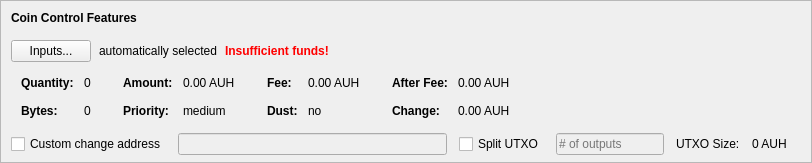
    <widget class="QFrame" name="frameCoinControl">
     <property name="sizePolicy">
      <sizepolicy hsizetype="Expanding" vsizetype="Expanding">
       <horstretch>0</horstretch>
       <verstretch>0</verstretch>
      </sizepolicy>
     </property>
     <property name="maximumSize">
      <size>
       <width>16777215</width>
       <height>16777215</height>
      </size>
     </property>
     <property name="frameShape">
      <enum>QFrame::StyledPanel</enum>
     </property>
     <property name="frameShadow">
      <enum>QFrame::Sunken</enum>
     </property>
     <layout class="QVBoxLayout" name="verticalLayoutCoinControl2">
      <property name="spacing">
       <number>0</number>
      </property>
      <property name="leftMargin">
       <number>0</number>
      </property>
      <property name="topMargin">
       <number>0</number>
      </property>
      <property name="rightMargin">
       <number>0</number>
      </property>
      <property name="bottomMargin">
       <number>6</number>
      </property>
      <item>
       <layout class="QVBoxLayout" name="verticalLayoutCoinControl" stretch="0,0,0,0,1">
        <property name="spacing">
         <number>0</number>
        </property>
        <property name="leftMargin">
         <number>10</number>
        </property>
        <property name="topMargin">
         <number>10</number>
        </property>
        <item>
         <layout class="QHBoxLayout" name="horizontalLayoutCoinControl1">
          <property name="bottomMargin">
           <number>15</number>
          </property>
          <item>
           <widget class="QLabel" name="labelCoinControlFeatures">
            <property name="sizePolicy">
             <sizepolicy hsizetype="Preferred" vsizetype="Maximum">
              <horstretch>0</horstretch>
              <verstretch>0</verstretch>
             </sizepolicy>
            </property>
            <property name="font">
             <font>
              <weight>75</weight>
              <bold>true</bold>
             </font>
            </property>
            <property name="styleSheet">
             <string notr="true">font-weight:bold;</string>
            </property>
            <property name="text">
             <string>Coin Control Features</string>
            </property>
           </widget>
          </item>
         </layout>
        </item>
        <item>
         <layout class="QHBoxLayout" name="horizontalLayoutCoinControl2" stretch="0,0,0,0">
          <property name="spacing">
           <number>8</number>
          </property>
          <property name="bottomMargin">
           <number>10</number>
          </property>
          <item>
           <widget class="QPushButton" name="pushButtonCoinControl">
            <property name="styleSheet">
             <string notr="true"/>
            </property>
            <property name="text">
             <string>Inputs...</string>
            </property>
            <property name="autoDefault">
             <bool>false</bool>
            </property>
           </widget>
          </item>
          <item>
           <widget class="QLabel" name="labelCoinControlAutomaticallySelected">
            <property name="text">
             <string>automatically selected</string>
            </property>
            <property name="margin">
             <number>5</number>
            </property>
           </widget>
          </item>
          <item>
           <widget class="QLabel" name="labelCoinControlInsuffFunds">
            <property name="font">
             <font>
              <weight>75</weight>
              <bold>true</bold>
             </font>
            </property>
            <property name="styleSheet">
             <string notr="true">color:red;font-weight:bold;</string>
            </property>
            <property name="text">
             <string>Insufficient funds!</string>
            </property>
            <property name="margin">
             <number>5</number>
            </property>
           </widget>
          </item>
          <item>
           <spacer name="horizontalSpacerCoinControl">
            <property name="orientation">
             <enum>Qt::Horizontal</enum>
            </property>
            <property name="sizeHint" stdset="0">
             <size>
              <width>40</width>
              <height>1</height>
             </size>
            </property>
           </spacer>
          </item>
         </layout>
        </item>
        <item>
         <widget class="QWidget" name="widgetCoinControl" native="true">
          <property name="sizePolicy">
           <sizepolicy hsizetype="Preferred" vsizetype="Preferred">
            <horstretch>0</horstretch>
            <verstretch>0</verstretch>
           </sizepolicy>
          </property>
          <property name="minimumSize">
           <size>
            <width>0</width>
            <height>0</height>
           </size>
          </property>
          <property name="styleSheet">
           <string notr="true"/>
          </property>
          <layout class="QHBoxLayout" name="horizontalLayoutCoinControl5">
           <property name="leftMargin">
            <number>0</number>
           </property>
           <property name="topMargin">
            <number>0</number>
           </property>
           <property name="rightMargin">
            <number>0</number>
           </property>
           <property name="bottomMargin">
            <number>0</number>
           </property>
           <item>
            <layout class="QHBoxLayout" name="horizontalLayoutCoinControl3" stretch="0,0,0,1">
             <property name="spacing">
              <number>20</number>
             </property>
             <property name="topMargin">
              <number>0</number>
             </property>
             <property name="bottomMargin">
              <number>10</number>
             </property>
             <item>
              <layout class="QFormLayout" name="formLayoutCoinControl1">
               <property name="horizontalSpacing">
                <number>10</number>
               </property>
               <property name="verticalSpacing">
                <number>14</number>
               </property>
               <property name="leftMargin">
                <number>10</number>
               </property>
               <property name="topMargin">
                <number>4</number>
               </property>
               <property name="rightMargin">
                <number>6</number>
               </property>
               <item row="0" column="0">
                <widget class="QLabel" name="labelCoinControlQuantityText">
                 <property name="font">
                  <font>
                   <weight>75</weight>
                   <bold>true</bold>
                  </font>
                 </property>
                 <property name="text">
                  <string>Quantity:</string>
                 </property>
                 <property name="margin">
                  <number>0</number>
                 </property>
                </widget>
               </item>
               <item row="0" column="1">
                <widget class="QLabel" name="labelCoinControlQuantity">
                 <property name="cursor">
                  <cursorShape>IBeamCursor</cursorShape>
                 </property>
                 <property name="contextMenuPolicy">
                  <enum>Qt::ActionsContextMenu</enum>
                 </property>
                 <property name="text">
                  <string notr="true">0</string>
                 </property>
                 <property name="margin">
                  <number>0</number>
                 </property>
                 <property name="textInteractionFlags">
                  <set>Qt::LinksAccessibleByMouse|Qt::TextSelectableByKeyboard|Qt::TextSelectableByMouse</set>
                 </property>
                </widget>
               </item>
               <item row="1" column="0">
                <widget class="QLabel" name="labelCoinControlBytesText">
                 <property name="font">
                  <font>
                   <weight>75</weight>
                   <bold>true</bold>
                  </font>
                 </property>
                 <property name="text">
                  <string>Bytes:</string>
                 </property>
                </widget>
               </item>
               <item row="1" column="1">
                <widget class="QLabel" name="labelCoinControlBytes">
                 <property name="cursor">
                  <cursorShape>IBeamCursor</cursorShape>
                 </property>
                 <property name="contextMenuPolicy">
                  <enum>Qt::ActionsContextMenu</enum>
                 </property>
                 <property name="text">
                  <string notr="true">0</string>
                 </property>
                 <property name="textInteractionFlags">
                  <set>Qt::LinksAccessibleByMouse|Qt::TextSelectableByKeyboard|Qt::TextSelectableByMouse</set>
                 </property>
                </widget>
               </item>
              </layout>
             </item>
             <item>
              <layout class="QFormLayout" name="formLayoutCoinControl2">
               <property name="horizontalSpacing">
                <number>10</number>
               </property>
               <property name="verticalSpacing">
                <number>14</number>
               </property>
               <property name="leftMargin">
                <number>6</number>
               </property>
               <property name="topMargin">
                <number>4</number>
               </property>
               <property name="rightMargin">
                <number>6</number>
               </property>
               <item row="0" column="0">
                <widget class="QLabel" name="labelCoinControlAmountText">
                 <property name="font">
                  <font>
                   <weight>75</weight>
                   <bold>true</bold>
                  </font>
                 </property>
                 <property name="text">
                  <string>Amount:</string>
                 </property>
                 <property name="margin">
                  <number>0</number>
                 </property>
                </widget>
               </item>
               <item row="0" column="1">
                <widget class="QLabel" name="labelCoinControlAmount">
                 <property name="cursor">
                  <cursorShape>IBeamCursor</cursorShape>
                 </property>
                 <property name="contextMenuPolicy">
                  <enum>Qt::ActionsContextMenu</enum>
                 </property>
                 <property name="text">
                  <string notr="true">0.00 AUH</string>
                 </property>
                 <property name="textInteractionFlags">
                  <set>Qt::LinksAccessibleByMouse|Qt::TextSelectableByKeyboard|Qt::TextSelectableByMouse</set>
                 </property>
                </widget>
               </item>
               <item row="1" column="0">
                <widget class="QLabel" name="labelCoinControlPriorityText">
                 <property name="font">
                  <font>
                   <weight>75</weight>
                   <bold>true</bold>
                  </font>
                 </property>
                 <property name="text">
                  <string>Priority:</string>
                 </property>
                </widget>
               </item>
               <item row="1" column="1">
                <widget class="QLabel" name="labelCoinControlPriority">
                 <property name="cursor">
                  <cursorShape>IBeamCursor</cursorShape>
                 </property>
                 <property name="contextMenuPolicy">
                  <enum>Qt::ActionsContextMenu</enum>
                 </property>
                 <property name="text">
                  <string>medium</string>
                 </property>
                 <property name="textInteractionFlags">
                  <set>Qt::LinksAccessibleByMouse|Qt::TextSelectableByKeyboard|Qt::TextSelectableByMouse</set>
                 </property>
                </widget>
               </item>
              </layout>
             </item>
             <item>
              <layout class="QFormLayout" name="formLayoutCoinControl3">
               <property name="horizontalSpacing">
                <number>10</number>
               </property>
               <property name="verticalSpacing">
                <number>14</number>
               </property>
               <property name="leftMargin">
                <number>6</number>
               </property>
               <property name="topMargin">
                <number>4</number>
               </property>
               <property name="rightMargin">
                <number>6</number>
               </property>
               <item row="0" column="0">
                <widget class="QLabel" name="labelCoinControlFeeText">
                 <property name="font">
                  <font>
                   <weight>75</weight>
                   <bold>true</bold>
                  </font>
                 </property>
                 <property name="text">
                  <string>Fee:</string>
                 </property>
                 <property name="margin">
                  <number>0</number>
                 </property>
                </widget>
               </item>
               <item row="0" column="1">
                <widget class="QLabel" name="labelCoinControlFee">
                 <property name="cursor">
                  <cursorShape>IBeamCursor</cursorShape>
                 </property>
                 <property name="contextMenuPolicy">
                  <enum>Qt::ActionsContextMenu</enum>
                 </property>
                 <property name="text">
                  <string notr="true">0.00 AUH</string>
                 </property>
                 <property name="textInteractionFlags">
                  <set>Qt::LinksAccessibleByMouse|Qt::TextSelectableByKeyboard|Qt::TextSelectableByMouse</set>
                 </property>
                </widget>
               </item>
               <item row="1" column="0">
                <widget class="QLabel" name="labelCoinControlLowOutputText">
                 <property name="font">
                  <font>
                   <weight>75</weight>
                   <bold>true</bold>
                  </font>
                 </property>
                 <property name="text">
                  <string>Dust:</string>
                 </property>
                </widget>
               </item>
               <item row="1" column="1">
                <widget class="QLabel" name="labelCoinControlLowOutput">
                 <property name="cursor">
                  <cursorShape>IBeamCursor</cursorShape>
                 </property>
                 <property name="contextMenuPolicy">
                  <enum>Qt::ActionsContextMenu</enum>
                 </property>
                 <property name="text">
                  <string>no</string>
                 </property>
                 <property name="textInteractionFlags">
                  <set>Qt::LinksAccessibleByMouse|Qt::TextSelectableByKeyboard|Qt::TextSelectableByMouse</set>
                 </property>
                </widget>
               </item>
              </layout>
             </item>
             <item>
              <layout class="QFormLayout" name="formLayoutCoinControl4">
               <property name="horizontalSpacing">
                <number>10</number>
               </property>
               <property name="verticalSpacing">
                <number>14</number>
               </property>
               <property name="leftMargin">
                <number>6</number>
               </property>
               <property name="topMargin">
                <number>4</number>
               </property>
               <property name="rightMargin">
                <number>6</number>
               </property>
               <item row="0" column="0">
                <widget class="QLabel" name="labelCoinControlAfterFeeText">
                 <property name="font">
                  <font>
                   <weight>75</weight>
                   <bold>true</bold>
                  </font>
                 </property>
                 <property name="text">
                  <string>After Fee:</string>
                 </property>
                 <property name="margin">
                  <number>0</number>
                 </property>
                </widget>
               </item>
               <item row="0" column="1">
                <widget class="QLabel" name="labelCoinControlAfterFee">
                 <property name="cursor">
                  <cursorShape>IBeamCursor</cursorShape>
                 </property>
                 <property name="contextMenuPolicy">
                  <enum>Qt::ActionsContextMenu</enum>
                 </property>
                 <property name="text">
                  <string notr="true">0.00 AUH</string>
                 </property>
                 <property name="textInteractionFlags">
                  <set>Qt::LinksAccessibleByMouse|Qt::TextSelectableByKeyboard|Qt::TextSelectableByMouse</set>
                 </property>
                </widget>
               </item>
               <item row="1" column="0">
                <widget class="QLabel" name="labelCoinControlChangeText">
                 <property name="font">
                  <font>
                   <weight>75</weight>
                   <bold>true</bold>
                  </font>
                 </property>
                 <property name="text">
                  <string>Change:</string>
                 </property>
                </widget>
               </item>
               <item row="1" column="1">
                <widget class="QLabel" name="labelCoinControlChange">
                 <property name="cursor">
                  <cursorShape>IBeamCursor</cursorShape>
                 </property>
                 <property name="contextMenuPolicy">
                  <enum>Qt::ActionsContextMenu</enum>
                 </property>
                 <property name="text">
                  <string notr="true">0.00 AUH</string>
                 </property>
                 <property name="textInteractionFlags">
                  <set>Qt::LinksAccessibleByMouse|Qt::TextSelectableByKeyboard|Qt::TextSelectableByMouse</set>
                 </property>
                </widget>
               </item>
              </layout>
             </item>
            </layout>
           </item>
          </layout>
         </widget>
        </item>
        <item>
         <layout class="QHBoxLayout" name="horizontalLayoutCoinControl4" stretch="0,0,0,0,0,0,0">
          <property name="spacing">
           <number>12</number>
          </property>
          <property name="sizeConstraint">
           <enum>QLayout::SetDefaultConstraint</enum>
          </property>
          <property name="topMargin">
           <number>5</number>
          </property>
          <property name="rightMargin">
           <number>5</number>
          </property>
          <item>
           <widget class="QCheckBox" name="checkBoxCoinControlChange">
            <property name="toolTip">
             <string>If this is activated, but the change address is empty or invalid, change will be sent to a newly generated address.</string>
            </property>
            <property name="text">
             <string>Custom change address</string>
            </property>
           </widget>
          </item>
          <item>
           <widget class="QValidatedLineEdit" name="lineEditCoinControlChange">
            <property name="enabled">
             <bool>false</bool>
            </property>
            <property name="sizePolicy">
             <sizepolicy hsizetype="Expanding" vsizetype="Fixed">
              <horstretch>0</horstretch>
              <verstretch>0</verstretch>
             </sizepolicy>
            </property>
           </widget>
          </item>
          <item>
           <widget class="QCheckBox" name="splitBlockCheckBox">
            <property name="text">
             <string>Split UTXO</string>
            </property>
           </widget>
          </item>
          <item>
           <widget class="QLineEdit" name="splitBlockLineEdit">
            <property name="enabled">
             <bool>false</bool>
            </property>
            <property name="sizePolicy">
             <sizepolicy hsizetype="Fixed" vsizetype="Fixed">
              <horstretch>50</horstretch>
              <verstretch>0</verstretch>
             </sizepolicy>
            </property>
            <property name="placeholderText">
             <string># of outputs</string>
            </property>
           </widget>
          </item>
          <item>
           <widget class="QLabel" name="labelBlockSizeText">
            <property name="text">
             <string>UTXO Size:</string>
            </property>
           </widget>
          </item>
          <item>
           <widget class="QLabel" name="labelBlockSize">
            <property name="text">
             <string>0 AUH</string>
            </property>
           </widget>
          </item>
          <item>
           <widget class="QLabel" name="labelCoinControlChangeLabel">
            <property name="sizePolicy">
             <sizepolicy hsizetype="Preferred" vsizetype="Expanding">
              <horstretch>0</horstretch>
              <verstretch>0</verstretch>
             </sizepolicy>
            </property>
            <property name="minimumSize">
             <size>
              <width>0</width>
              <height>0</height>
             </size>
            </property>
            <property name="text">
             <string/>
            </property>
            <property name="margin">
             <number>3</number>
            </property>
           </widget>
          </item>
         </layout>
        </item>
        <item>
         <spacer name="verticalSpacerCoinControl">
          <property name="orientation">
           <enum>Qt::Vertical</enum>
          </property>
          <property name="sizeHint" stdset="0">
           <size>
            <width>800</width>
            <height>1</height>
           </size>
          </property>
         </spacer>
        </item>
       </layout>
      </item>
     </layout>
    </widget>
